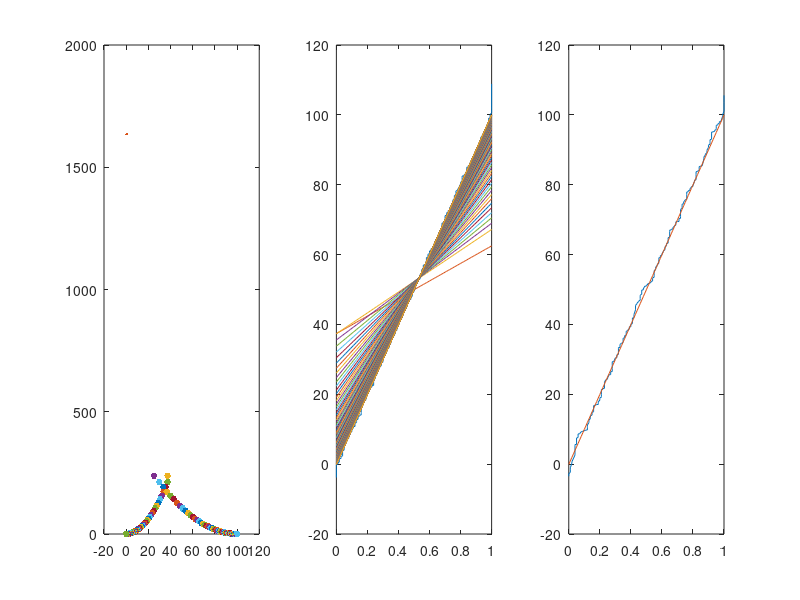

Write MATLAB code to recreate this figure.
train = sort(csvread('train.csv'));
test = sort(csvread('test.csv'));
iteration = 100;

[m n] = size(train);
[m_test n_test] = size(test);

# Initialization
X = train(:, 1:n-1);
Y = train(:, n);
X_test = test(:, 1:n_test-1);
Y_test = test(:, n_test);
theta = rand(n, 1);
alpha = 0.75;

# Normalization
X = (X - min(X)) ./ (max(X) - min(X));
X_test = (X_test - min(X_test)) ./ (max(X_test) - min(X_test));
X = [ones(m, 1), X];
X_test = [ones(m_test, 1), X_test];

# Loss function plot
subplot(1,3,1)
plot(theta, (X*theta - Y)'*(X*theta - Y)/(2*m))
hold on

# Training plot
subplot(1,3,2)
plot(X(:, 2), Y)
hold on

# Test plot
subplot(1,3,3)
plot(X_test(:, 2), Y_test)
hold on

for i = 1:iteration
    theta = theta - alpha*X'*(X*theta - Y)/m;
    subplot(1,3,1)
    plot(theta, (X*theta - Y)'*(X*theta - Y)/(2*m), 'markersize', 15)
    subplot(1,3,2)
    plot(X(:, 2), X*theta)
    pause(0.01)
endfor

# Plot final result to test data
subplot(1,3,3)
plot(X(:, 2), X*theta)